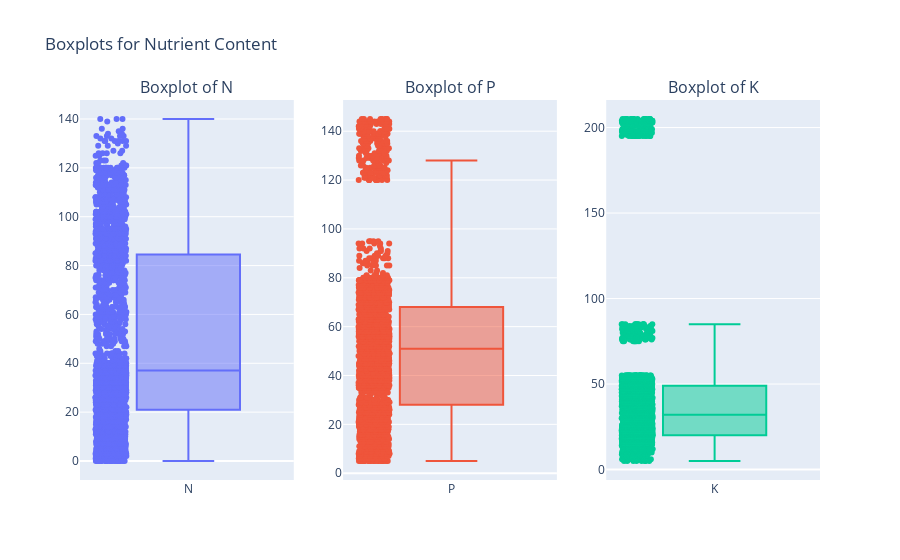

Notebook code for this chart:
### Code cell
columns = ["N", "P","K"]

# Create a subplot layout with 1 row and len(columns) columns
fig = make_subplots(rows=1, cols=len(columns), subplot_titles=[f"Boxplot of {col}" for col in columns])

# Add each column to the subplots using a for loop
for i, col in enumerate(columns, start=1):
    fig.add_trace(
        go.Box(y=crop[col], boxpoints="all", name=col),
        row=1, col=i  # Place each plot in its corresponding column
    )

# Update layout to add title and formatting
fig.update_layout(title_text="Boxplots for Nutrient Content", showlegend=False)

# Show the combined plot
fig.show()

### Figure 1 — Plotly figure (JSON) as saved in the notebook; plotly's stock layout.template omitted (floating-point values rounded to 4 significant figures; data arrays with more than 128 entries replaced by an {"elided": "..."} marker saying what was removed)
{"data": [{"boxpoints": "all", "name": "N", "type": "box", "xaxis": "x", "y": {"elided": "2200 int values"}, "yaxis": "y"}, {"boxpoints": "all", "name": "P", "type": "box", "xaxis": "x2", "y": {"elided": "2200 int values"}, "yaxis": "y2"}, {"boxpoints": "all", "name": "K", "type": "box", "xaxis": "x3", "y": {"elided": "2200 int values"}, "yaxis": "y3"}], "layout": {"annotations": [{"font": {"size": 16}, "showarrow": false, "text": "Boxplot of N", "x": 0.1444, "xanchor": "center", "xref": "paper", "y": 1, "yanchor": "bottom", "yref": "paper"}, {"font": {"size": 16}, "showarrow": false, "text": "Boxplot of P", "x": 0.5, "xanchor": "center", "xref": "paper", "y": 1, "yanchor": "bottom", "yref": "paper"}, {"font": {"size": 16}, "showarrow": false, "text": "Boxplot of K", "x": 0.8556, "xanchor": "center", "xref": "paper", "y": 1, "yanchor": "bottom", "yref": "paper"}], "showlegend": false, "title": {"text": "Boxplots for Nutrient Content"}, "xaxis": {"anchor": "y", "domain": [0, 0.2889]}, "xaxis2": {"anchor": "y2", "domain": [0.3556, 0.6444]}, "xaxis3": {"anchor": "y3", "domain": [0.7111, 1]}, "yaxis": {"anchor": "x", "domain": [0, 1]}, "yaxis2": {"anchor": "x2", "domain": [0, 1]}, "yaxis3": {"anchor": "x3", "domain": [0, 1]}}}
